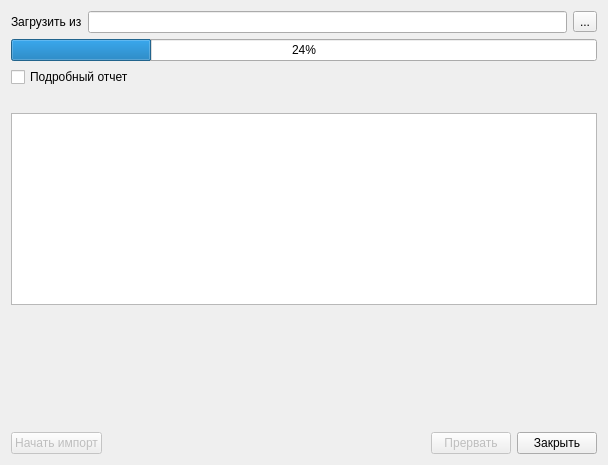
<?xml version="1.0" encoding="UTF-8"?>
<ui version="4.0">
 <class>ImportRbServiceR29_1</class>
 <widget class="QDialog" name="ImportRbServiceR29_1">
  <property name="geometry">
   <rect>
    <x>0</x>
    <y>0</y>
    <width>608</width>
    <height>465</height>
   </rect>
  </property>
  <property name="windowTitle">
   <string>Импорт справочника &quot;Услуги&quot;</string>
  </property>
  <layout class="QGridLayout">
   <item row="5" column="0">
    <widget class="QLabel" name="statusLabel">
     <property name="text">
      <string/>
     </property>
    </widget>
   </item>
   <item row="4" column="0">
    <widget class="QCheckBox" name="chkFullLog">
     <property name="text">
      <string>Подробный отчет</string>
     </property>
    </widget>
   </item>
   <item row="0" column="0">
    <layout class="QHBoxLayout">
     <property name="spacing">
      <number>6</number>
     </property>
     <property name="margin">
      <number>0</number>
     </property>
     <item>
      <widget class="QLabel" name="label">
       <property name="text">
        <string>Загрузить из</string>
       </property>
      </widget>
     </item>
     <item>
      <widget class="QLineEdit" name="edtFileName"/>
     </item>
     <item>
      <widget class="QToolButton" name="btnSelectFile">
       <property name="text">
        <string>...</string>
       </property>
      </widget>
     </item>
    </layout>
   </item>
   <item row="1" column="0">
    <widget class="CProgressBar" name="progressBar">
     <property name="value">
      <number>24</number>
     </property>
     <property name="orientation">
      <enum>Qt::Horizontal</enum>
     </property>
    </widget>
   </item>
   <item row="16" column="0">
    <layout class="QHBoxLayout">
     <property name="spacing">
      <number>6</number>
     </property>
     <property name="margin">
      <number>0</number>
     </property>
     <item>
      <widget class="QPushButton" name="btnImport">
       <property name="enabled">
        <bool>false</bool>
       </property>
       <property name="text">
        <string>Начать импорт</string>
       </property>
      </widget>
     </item>
     <item>
      <spacer>
       <property name="orientation">
        <enum>Qt::Horizontal</enum>
       </property>
       <property name="sizeHint" stdset="0">
        <size>
         <width>40</width>
         <height>20</height>
        </size>
       </property>
      </spacer>
     </item>
     <item>
      <widget class="QPushButton" name="btnAbort">
       <property name="enabled">
        <bool>false</bool>
       </property>
       <property name="text">
        <string>Прервать</string>
       </property>
      </widget>
     </item>
     <item>
      <widget class="QPushButton" name="btnClose">
       <property name="text">
        <string>Закрыть</string>
       </property>
      </widget>
     </item>
    </layout>
   </item>
   <item row="6" column="0" rowspan="3">
    <widget class="QTextBrowser" name="logBrowser">
     <property name="sizePolicy">
      <sizepolicy hsizetype="Expanding" vsizetype="Maximum">
       <horstretch>0</horstretch>
       <verstretch>0</verstretch>
      </sizepolicy>
     </property>
     <property name="maximumSize">
      <size>
       <width>16777215</width>
       <height>13000000</height>
      </size>
     </property>
    </widget>
   </item>
   <item row="9" column="0">
    <spacer name="verticalSpacer">
     <property name="orientation">
      <enum>Qt::Vertical</enum>
     </property>
     <property name="sizeHint" stdset="0">
      <size>
       <width>20</width>
       <height>40</height>
      </size>
     </property>
    </spacer>
   </item>
  </layout>
 </widget>
 <customwidgets>
  <customwidget>
   <class>CProgressBar</class>
   <extends>QProgressBar</extends>
   <header>library/ProgressBar.h</header>
  </customwidget>
 </customwidgets>
 <resources/>
 <connections/>
</ui>
